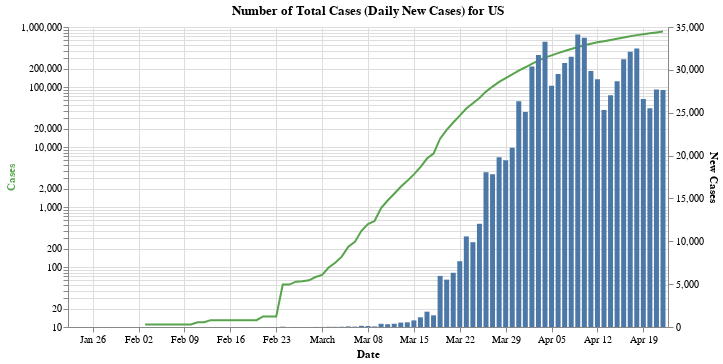

Source (notebook cell):
### Code cell
#hide_input
_new_bar = alt.Chart(df_country_cases).mark_bar().encode(
    alt.X('Date:T'),
    alt.Y('New Cases:Q'),
    tooltip = list(df_country_cases)
)

_total_line = alt.Chart(df_country_cases[df_country_cases['Cases'] > 10]).mark_line(color='#57A44C').encode(
    alt.X('Date:T'),
    alt.Y('Cases:Q', axis=alt.Axis(titleColor='#57A44C'), scale=alt.Scale(type='log')),
    tooltip = list(df_country_cases)
)

alt.layer(_total_line, _new_bar).properties(
    width = 600,
    title = f'Number of Total Cases (Daily New Cases) for {country}'
).resolve_scale(y='independent')
